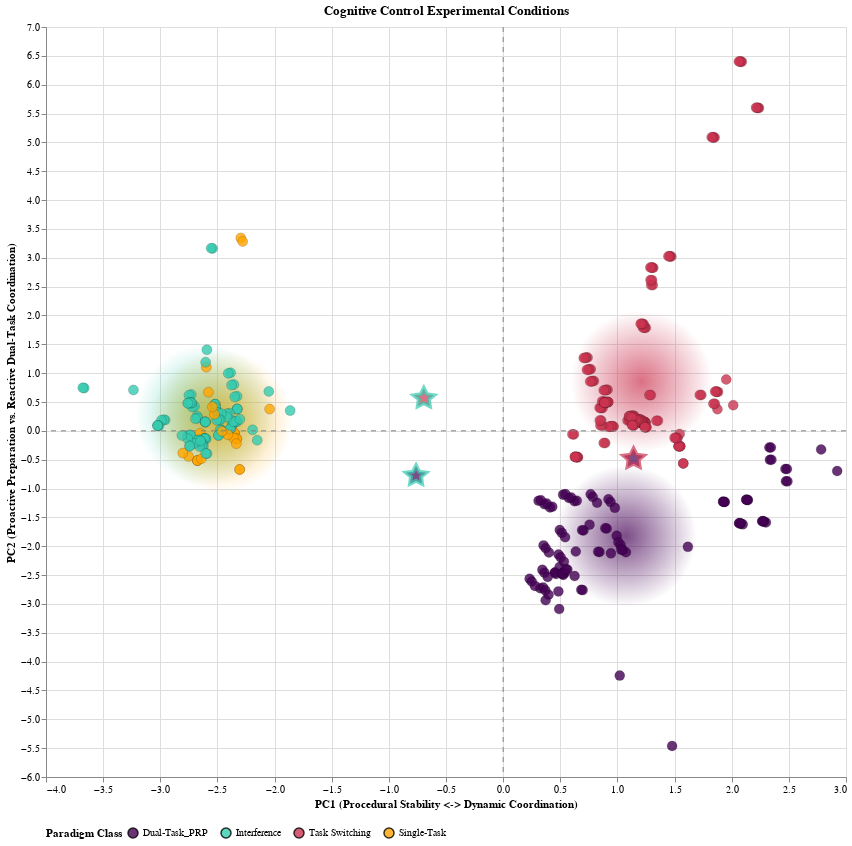

The code cell stored with this chart in its notebook:
### Markdown cell above
### Plot Experimental Conditions

### Code cell
# --- 5. Define Tooltip Columns ---
tooltip_cols = [
    alt.Tooltip('Experiment:N', title='Experiment'),
    alt.Tooltip('Paradigm:N', title='Paradigm Class'),
    alt.Tooltip('Task 2 Response Probability:Q', title='T2 Response Probability', format='.2f'),
    alt.Tooltip('Inter-task SOA:N', title='Inter-task SOA'),
    alt.Tooltip('Distractor SOA:N', title='Distractor SOA'),
    alt.Tooltip('Task 1 CSI:Q', title='T1 CSI', format='.0f'),
    alt.Tooltip('Task 2 CSI:Q', title='T2 CSI', format='.0f'),
    alt.Tooltip('RSI:Q', title='RSI', format='.0f'),
    alt.Tooltip('RSI is Predictable:N', title='RSI Predictable'),
    alt.Tooltip('Switch Rate:Q', title='Switch Rate (%)', format='.1f'),
    alt.Tooltip('Trial Transition Type:N', title='Transition Type'),
    alt.Tooltip('Stimulus Bivalence & Congruency:N', title='Stimulus Bivalence & Congruency'),
    alt.Tooltip('Response Set Overlap:N', title='Response Set Overlap'),
    alt.Tooltip('Task 1 Stimulus-Response Mapping:N', title='T1 Stimulus-Response Mapping'),
    alt.Tooltip('Task 2 Stimulus-Response Mapping:N', title='T2 Stimulus-Response Mapping'),
    alt.Tooltip('Task 1 Difficulty:Q', title='T1 Difficulty', format='.1f'),
    alt.Tooltip('Task 2 Difficulty:Q', title='T2 Difficulty', format='.1f'),
    alt.Tooltip('Task 2 CSI is NA:N', title='T2 CSI is N/A'),
    alt.Tooltip('Task 2 Difficulty is NA:N', title='T2 Difficulty is N/A'),
    alt.Tooltip('Inter-task SOA is NA:N', title='Inter-task SOA is N/A'),
    alt.Tooltip('Distractor SOA is NA:N', title='Distractor SOA is N/A')
]
# --- 1. Combine data and calculate centroids ---
plot_df = pd.concat([
    df_processed.reset_index(drop=True),
    pca_df.reset_index(drop=True)
], axis=1)
plot_df['Point Type'] = 'Empirical Data'

centroids_df = au.find_centroids(plot_df[[c for c in plot_df.columns if c.startswith("PC")] + ["Paradigm"]], paradigm_col='Paradigm')
centroids_df = pd.DataFrame.from_dict(centroids_df, orient='index').reset_index()
centroids_df = centroids_df.rename(columns={'index': 'Paradigm'})
centroids_df['Point Type'] = 'Centroid'

# --- 2. Generate interpolated points using the new utility function ---
interpolation_pairs = [
    ('Dual-Task_PRP', 'Task Switching'),
    ('Dual-Task_PRP', 'Interference'),
    ('Task Switching', 'Interference')
]

model_artifacts_pca = {'type': 'pca', 'pipeline': pipeline}

interpolated_df = au.generate_interpolated_points(
    latent_space_df=plot_df,
    model_artifacts=model_artifacts_pca,
    interpolation_pairs=interpolation_pairs
)

# --- 3. Combine all dataframes for plotting ---
final_plot_df = pd.concat([plot_df, centroids_df, interpolated_df], ignore_index=True)
final_plot_df['Parent1'] = final_plot_df['Parent1'].fillna('N/A')
final_plot_df['Parent2'] = final_plot_df['Parent2'].fillna('N/A')
final_plot_df = plot.add_na_mask_from_flag(final_plot_df)

# Now, call the plotting function from plot.py
# (Assuming you have also moved the plotting logic there)
pca_chart = plot.create_latent_space_plot(final_plot_df, "PC1", "PC2", "PC1 (Procedural Stability <-> Dynamic Coordination)",
                                          "PC2 (Proactive Preparation vs. Reactive Dual-Task Coordination)",
                                          "Cognitive Control Experimental Conditions", tooltip_cols,
                                          has_interpolation=True, output_filename="pca_plot.json")
pca_chart

### Figure 1 — Vega-Lite specification as saved in the notebook (floating-point values rounded to 4 significant figures; data arrays with more than 128 entries replaced by an {"elided": "..."} marker saying what was removed)
{"config": {"view": {"continuousWidth": 300, "continuousHeight": 300}}, "layer": [{"data": {"name": "data-0a4aa8ae3a7e26e6b3e6cf1204e7dc72"}, "mark": {"type": "circle", "size": 20000}, "encoding": {"color": {"value": {"gradient": "radial", "stops": [{"color": "#440154", "offset": 0}, {"color": "rgba(68, 1, 84, 0)", "offset": 1}]}}, "x": {"field": "PC1", "type": "quantitative"}, "y": {"field": "PC2", "type": "quantitative"}}, "name": "view_2", "transform": [{"filter": "((datum.Paradigm === 'Dual-Task_PRP') && (datum['Point Type'] === 'Centroid'))"}]}, {"data": {"name": "data-0a4aa8ae3a7e26e6b3e6cf1204e7dc72"}, "mark": {"type": "circle", "size": 20000}, "encoding": {"color": {"value": {"gradient": "radial", "stops": [{"color": "#34CBAF", "offset": 0}, {"color": "rgba(52, 203, 175, 0)", "offset": 1}]}}, "x": {"field": "PC1", "type": "quantitative"}, "y": {"field": "PC2", "type": "quantitative"}}, "transform": [{"filter": "((datum.Paradigm === 'Interference') && (datum['Point Type'] === 'Centroid'))"}]}, {"data": {"name": "data-0a4aa8ae3a7e26e6b3e6cf1204e7dc72"}, "mark": {"type": "circle", "size": 20000}, "encoding": {"color": {"value": {"gradient": "radial", "stops": [{"color": "#CB3450", "offset": 0}, {"color": "rgba(203, 52, 80, 0)", "offset": 1}]}}, "x": {"field": "PC1", "type": "quantitative"}, "y": {"field": "PC2", "type": "quantitative"}}, "transform": [{"filter": "((datum.Paradigm === 'Task Switching') && (datum['Point Type'] === 'Centroid'))"}]}, {"data": {"name": "data-0a4aa8ae3a7e26e6b3e6cf1204e7dc72"}, "mark": {"type": "circle", "size": 20000}, "encoding": {"color": {"value": {"gradient": "radial", "stops": [{"color": "#FFA500", "offset": 0}, {"color": "rgba(255, 165, 0, 0)", "offset": 1}]}}, "x": {"field": "PC1", "type": "quantitative"}, "y": {"field": "PC2", "type": "quantitative"}}, "transform": [{"filter": "((datum.Paradigm === 'Single-Task') && (datum['Point Type'] === 'Centroid'))"}]}, {"data": {"name": "data-0a4aa8ae3a7e26e6b3e6cf1204e7dc72"}, "mark": {"type": "circle", "opacity": 0.8, "size": 100, "stroke": "black", "strokeWidth": 0.2}, "encoding": {"color": {"field": "Paradigm", "legend": {"direction": "horizontal", "orient": "bottom", "titleAnchor": "middle", "titleOrient": "left"}, "scale": {"domain": ["Dual-Task_PRP", "Interference", "Task Switching", "Single-Task"], "range": ["#440154", "#34CBAF", "#CB3450", "#FFA500"]}, "title": "Paradigm Class", "type": "nominal"}, "tooltip": [{"field": "Experiment", "title": "Experiment", "type": "nominal"}, {"field": "Paradigm", "title": "Paradigm Class", "type": "nominal"}, {"field": "Task 2 Response Probability", "format": ".2f", "title": "T2 Response Probability", "type": "quantitative"}, {"field": "Inter-task SOA", "title": "Inter-task SOA", "type": "nominal"}, {"field": "Distractor SOA", "title": "Distractor SOA", "type": "nominal"}, {"field": "Task 1 CSI", "format": ".0f", "title": "T1 CSI", "type": "quantitative"}, {"field": "Task 2 CSI", "format": ".0f", "title": "T2 CSI", "type": "quantitative"}, {"field": "RSI", "format": ".0f", "title": "RSI", "type": "quantitative"}, {"field": "RSI is Predictable", "title": "RSI Predictable", "type": "nominal"}, {"field": "Switch Rate", "format": ".1f", "title": "Switch Rate (%)", "type": "quantitative"}, {"field": "Trial Transition Type", "title": "Transition Type", "type": "nominal"}, {"field": "Stimulus Bivalence & Congruency", "title": "Stimulus Bivalence & Congruency", "type": "nominal"}, {"field": "Response Set Overlap", "title": "Response Set Overlap", "type": "nominal"}, {"field": "Task 1 Stimulus-Response Mapping", "title": "T1 Stimulus-Response Mapping", "type": "nominal"}, {"field": "Task 2 Stimulus-Response Mapping", "title": "T2 Stimulus-Response Mapping", "type": "nominal"}, {"field": "Task 1 Difficulty", "format": ".1f", "title": "T1 Difficulty", "type": "quantitative"}, {"field": "Task 2 Difficulty", "format": ".1f", "title": "T2 Difficulty", "type": "quantitative"}, {"field": "Task 2 CSI is NA", "title": "T2 CSI is N/A", "type": "nominal"}, {"field": "Task 2 Difficulty is NA", "title": "T2 Difficulty is N/A", "type": "nominal"}, {"field": "Inter-task SOA is NA", "title": "Inter-task SOA is N/A", "type": "nominal"}, {"field": "Distractor SOA is NA", "title": "Distractor SOA is N/A", "type": "nominal"}], "x": {"field": "PC1", "title": "PC1 (Procedural Stability <-> Dynamic Coordination)", "type": "quantitative"}, "y": {"field": "PC2", "title": "PC2 (Proactive Preparation vs. Reactive Dual-Task Coordination)", "type": "quantitative"}}, "transform": [{"filter": "(datum['Point Type'] === 'Empirical Data')"}]}, {"data": {"name": "data-0a4aa8ae3a7e26e6b3e6cf1204e7dc72"}, "mark": {"type": "point", "filled": true, "shape": "M0,.5L.6,.8L.5,.1L1,-.3L.3,-.4L0,-1L-.3,-.4L-1,-.3L-.5,.1L-.6,.8L0,.5Z", "size": 400, "strokeWidth": 4}, "encoding": {"color": {"field": "Parent1", "legend": null, "scale": {"domain": ["Dual-Task_PRP", "Interference", "Task Switching", "Single-Task"], "range": ["#440154", "#34CBAF", "#CB3450", "#FFA500"]}, "title": "Paradigm Class", "type": "nominal"}, "stroke": {"field": "Parent2", "legend": null, "scale": {"domain": ["Dual-Task_PRP", "Interference", "Task Switching", "Single-Task"], "range": ["#440154", "#34CBAF", "#CB3450", "#FFA500"]}, "title": "Paradigm Class", "type": "nominal"}, "tooltip": [{"field": "Experiment", "title": "Experiment", "type": "nominal"}, {"field": "Paradigm", "title": "Paradigm Class", "type": "nominal"}, {"field": "Task 2 Response Probability", "format": ".2f", "title": "T2 Response Probability", "type": "quantitative"}, {"field": "Inter-task SOA", "title": "Inter-task SOA", "type": "nominal"}, {"field": "Distractor SOA", "title": "Distractor SOA", "type": "nominal"}, {"field": "Task 1 CSI", "format": ".0f", "title": "T1 CSI", "type": "quantitative"}, {"field": "Task 2 CSI", "format": ".0f", "title": "T2 CSI", "type": "quantitative"}, {"field": "RSI", "format": ".0f", "title": "RSI", "type": "quantitative"}, {"field": "RSI is Predictable", "title": "RSI Predictable", "type": "nominal"}, {"field": "Switch Rate", "format": ".1f", "title": "Switch Rate (%)", "type": "quantitative"}, {"field": "Trial Transition Type", "title": "Transition Type", "type": "nominal"}, {"field": "Stimulus Bivalence & Congruency", "title": "Stimulus Bivalence & Congruency", "type": "nominal"}, {"field": "Response Set Overlap", "title": "Response Set Overlap", "type": "nominal"}, {"field": "Task 1 Stimulus-Response Mapping", "title": "T1 Stimulus-Response Mapping", "type": "nominal"}, {"field": "Task 2 Stimulus-Response Mapping", "title": "T2 Stimulus-Response Mapping", "type": "nominal"}, {"field": "Task 1 Difficulty", "format": ".1f", "title": "T1 Difficulty", "type": "quantitative"}, {"field": "Task 2 Difficulty", "format": ".1f", "title": "T2 Difficulty", "type": "quantitative"}, {"field": "Task 2 CSI is NA", "title": "T2 CSI is N/A", "type": "nominal"}, {"field": "Task 2 Difficulty is NA", "title": "T2 Difficulty is N/A", "type": "nominal"}, {"field": "Inter-task SOA is NA", "title": "Inter-task SOA is N/A", "type": "nominal"}, {"field": "Distractor SOA is NA", "title": "Distractor SOA is N/A", "type": "nominal"}], "x": {"field": "PC1", "type": "quantitative"}, "y": {"field": "PC2", "type": "quantitative"}}, "transform": [{"filter": "(datum['Point Type'] === 'Interpolated')"}]}, {"data": {"name": "data-a0a55d106695e8d630baff0f16eee66d"}, "mark": {"type": "rule", "color": "grey", "strokeDash": [5, 5]}, "encoding": {"y": {"field": "y", "type": "quantitative"}}}, {"data": {"name": "data-d285a7403ed98ae579761d64a864032b"}, "mark": {"type": "rule", "color": "grey", "strokeDash": [5, 5]}, "encoding": {"x": {"field": "x", "type": "quantitative"}}}], "height": 750, "params": [{"name": "param_2", "select": {"type": "interval", "encodings": ["x", "y"]}, "bind": "scales", "views": ["view_2"]}], "resolve": {"legend": {"color": "shared"}, "scale": {"color": "independent", "stroke": "independent"}}, "title": "Cognitive Control Experimental Conditions", "width": 800, "$schema": "https://vega.github.io/schema/vega-lite/v5.20.1.json", "datasets": {"data-0a4aa8ae3a7e26e6b3e6cf1204e7dc72": {"elided": "412 records"}, "data-a0a55d106695e8d630baff0f16eee66d": [{"y": 0}], "data-d285a7403ed98ae579761d64a864032b": [{"x": 0}]}}
